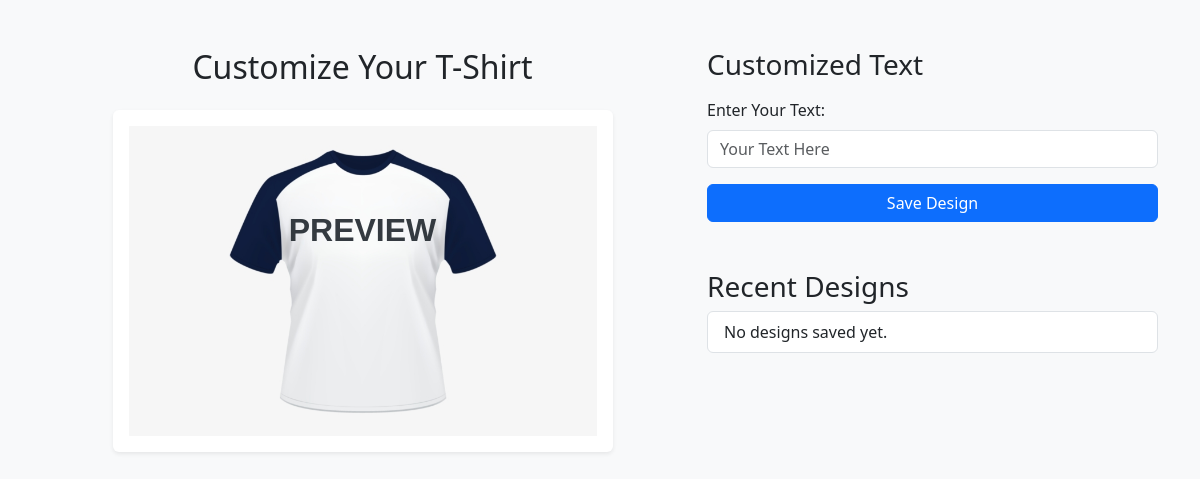
/task2/, run on an earlier commit of the app's database.
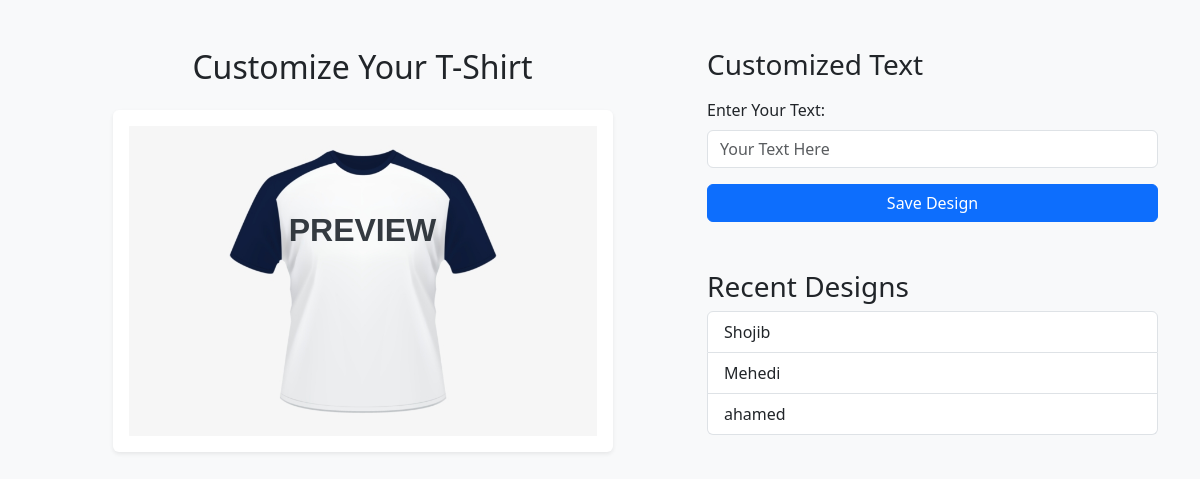
And on a later commit of the database.
### task_2/models.py (models this page shows, shortened)
class Customization(models.Model):
    product_id = models.CharField(max_length=50, default='t-shirt')
    custom_text = models.CharField(max_length=100)
    created_at = models.DateTimeField(auto_now_add=True)

### task_2/views.py (the view)
# urls.py: path('', views.designer_view, name='designer_view'),
def designer_view(request):
    designs = Customization.objects.order_by('-created_at')[:5]
    return render(request, 'task_2/index.html', {'designs': designs})

### templates/task_2/index.html (shortened to what this page needs)
{% load static %}
<!DOCTYPE html>
<html lang="en">
<head>
    <link href="https://cdn.jsdelivr.net/npm/bootstrap@5.3.2/dist/css/bootstrap.min.css" rel="stylesheet">
    <link rel="stylesheet" href="{% static 'task_2/css/style.css' %}">
</head>
<body class="bg-light">
    <div class="container mt-5">
        <div class="row">
            <div class="col-md-7">
                <h2 class="mb-4 text-center">Customize Your T-Shirt</h2>
                <div class="product-container shadow-sm p-3 bg-white rounded">
                    <img src="{% static 'task_2/images/tshirt.png' %}" class="img-fluid" alt="T-Shirt">
                    <div id="text-overlay" class="text-overlay">PREVIEW</div>
                </div>
            </div>
            <div class="col-md-5">
                <div class="controls mt-4 mt-md-0">
                    <h3 class="mb-3">Customized Text</h3>
                    <div class="mb-3">
                        <label for="customText" class="form-label">Enter Your Text:</label>
                        <input type="text" class="form-control" id="customText" placeholder="Your Text Here" maxlength="20">
                    </div>
                    <button id="saveButton" class="btn btn-primary w-100">Save Design</button>
                </div>
                <div class="designs mt-5">
                    <h3>Recent Designs</h3>
                    <ul id="designsList" class="list-group">
                        {% for design in designs %}
                            <li class="list-group-item">{{ design.custom_text }}</li>
                        {% empty %}
                            <li id="no-designs-msg" class="list-group-item">No designs saved yet.</li>
                        {% endfor %}
                    </ul>
                </div>
            </div>
        </div>
    </div>
</body>
</html>

### static/task_2/css/style.css (style rules this page uses)
.product-container { position: relative; max-width: 500px; margin: auto; }
.text-overlay { position: absolute; top: 35%; left: 50%; transform: translate(-50%, -50%); font-size: 2rem; font-weight: bold; color: #343a40; font-family: 'Arial', sans-serif; text-align: center; width: 80%; pointer-events: none; }

What changed in the data, as far as the page shows it:
added Customization: custom_text "Shojib"
added Customization: custom_text "Mehedi"
added Customization: custom_text "ahamed"
Also different on the page:
text no longer shown: "No designs saved yet."
